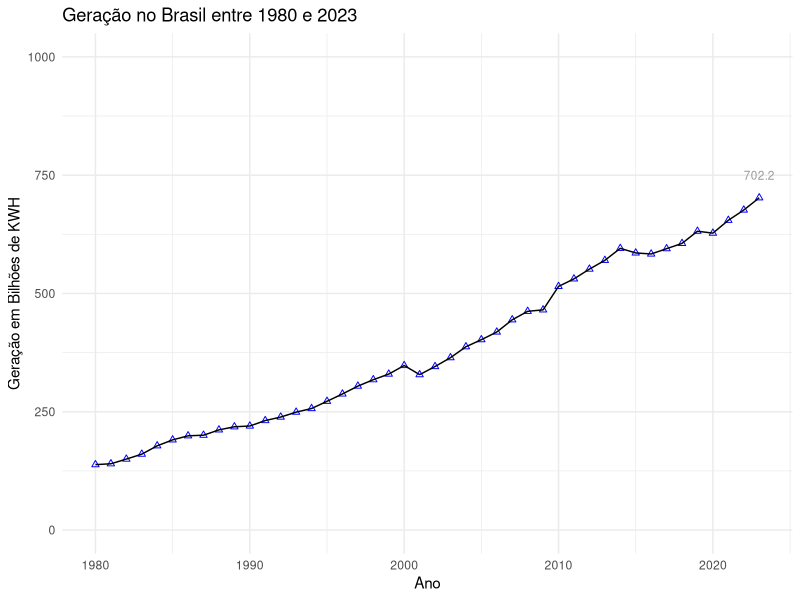
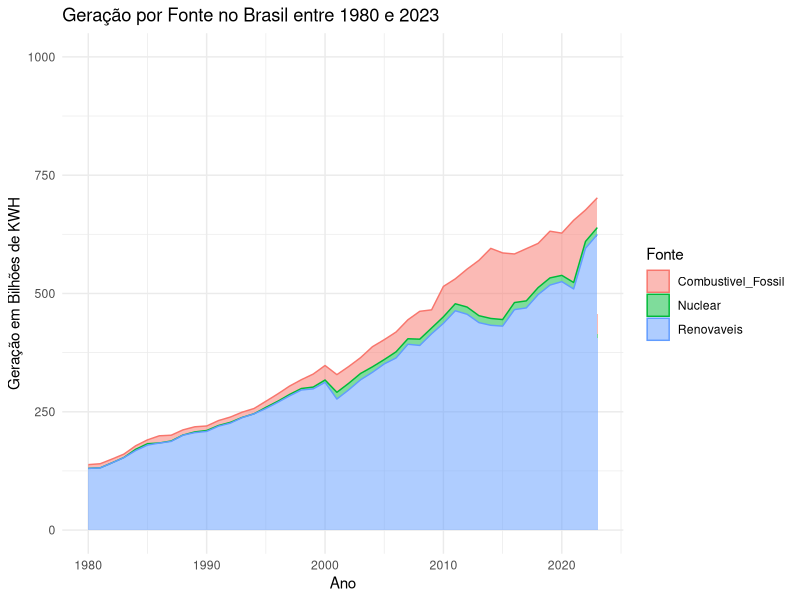
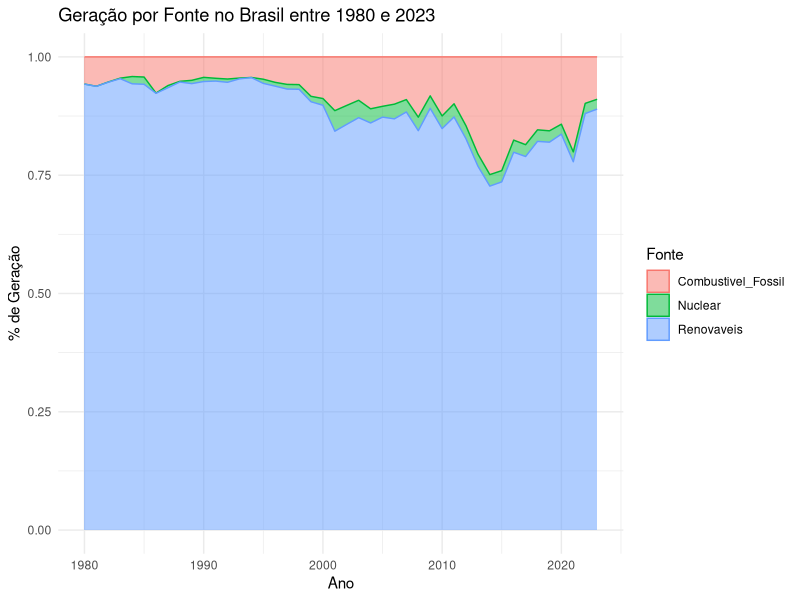
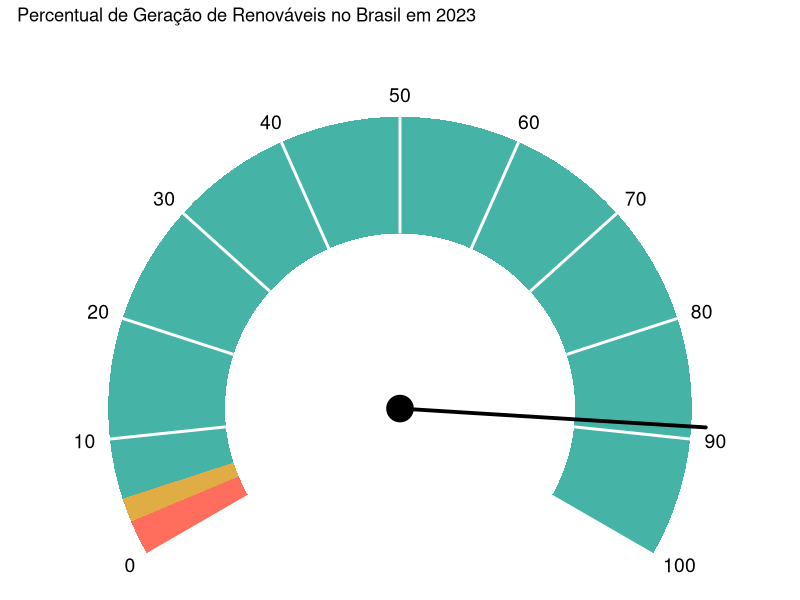
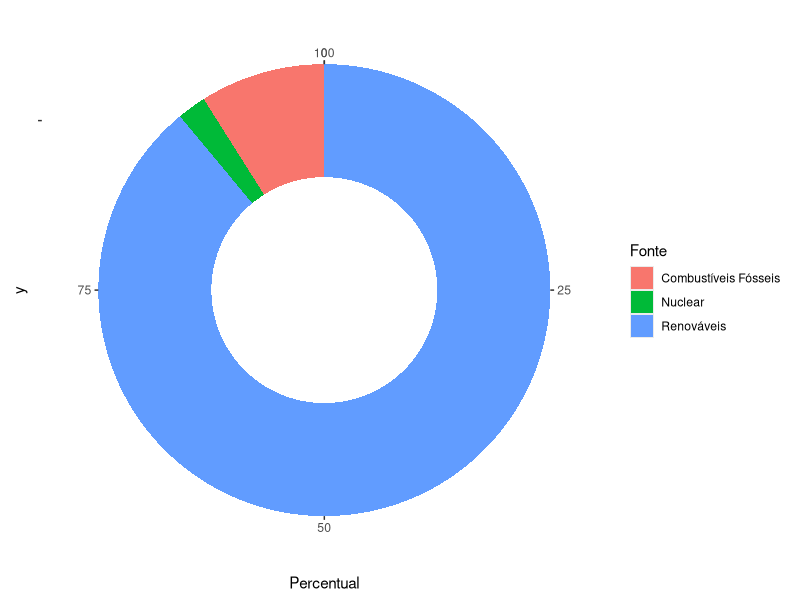

These figures' R source, in order:
## ---- chunk 1
#| label: load-packages
#| message: false
#| context: setup
library(tidyverse)
library(ggplot2)
## ---- chunk 2

data <- readxl::read_excel("data/EIA_29-10-25.xlsx")

data <- data %>% select(-hierarquia)

## ---- chunk 3
#| title: Geração
d_m <- data |> pivot_wider(id_cols="Ano",names_from="tipo", values_from="BkWh")
d_m2 <- d_m |> rename(Geracao=Generation) |> select(Ano, Geracao) 

max_geracao <- round(max(d_m2$Geracao, na.rm = TRUE),2)

p<- d_m2 |>
  ggplot(aes(x=Ano, y=Geracao)) + 
  geom_point(shape=2,color="blue") +
  geom_line() +
  scale_y_continuous(limits = c(0, 1000)) + 
  annotate("text", x = 2023, y = 750, label = as.character(max_geracao), color = "gray60", size = 3) +
  labs(y = "Geração em Bilhões de KWH", x="Ano",
       title = "Geração no Brasil entre 1980 e 2023") +
  theme_minimal()
  
p
## ---- chunk 4
#| title: Distribuição por Fonte
d_m <- data |> pivot_wider(id_cols=c("nivel","Ano"),names_from="tipo", values_from="BkWh")
d_m2 <- d_m |> filter(nivel==2) |>
  rename(Combustivel_Fossil=Fossil_fuels, Renovaveis=Renewables) |> select(Ano, Nuclear, Combustivel_Fossil, Renovaveis) |> pivot_longer(cols=c("Nuclear","Combustivel_Fossil","Renovaveis"), names_to="Fonte", values_to="BkWh")

p<- d_m2 |> 
  ggplot(aes(x=Ano, y=BkWh)) + 
  geom_area(aes(color=Fonte, fill=Fonte), alpha=.5) +
  scale_y_continuous(limits = c(0, 1000)) + 
  labs(x = "Ano", y="Geração em Bilhões de KWH",
       title = "Geração por Fonte no Brasil entre 1980 e 2023") +
  theme_minimal()

p
## ---- chunk 5
#| title: Proporção por Fonte
d_m <- data |> pivot_wider(id_cols=c("nivel","Ano"),names_from="tipo", values_from="BkWh")
d_m2 <- d_m |> filter(nivel==2) |>
  rename(Combustivel_Fossil=Fossil_fuels, Renovaveis=Renewables) |> select(Ano, Nuclear, Combustivel_Fossil, Renovaveis) |> pivot_longer(cols=c("Nuclear","Combustivel_Fossil","Renovaveis"), names_to="Fonte", values_to="BkWh")

p<- d_m2 |> 
  ggplot(aes(x=Ano, y=BkWh)) + 
  geom_area(aes(color=Fonte, fill=Fonte), alpha=.5, position= "fill") +
  labs(x = "Ano", y="% de Geração",
       title = "Geração por Fonte no Brasil entre 1980 e 2023") +
  theme_minimal()

p
## ---- chunk 6
#| title: Indicador de Percentual de Renovavel

# Transformação em percentual anual
d_m <- data |> pivot_wider(id_cols=c("nivel","Ano"),names_from="tipo", values_from="BkWh")
d_m2 <- d_m |> filter(nivel==2) |>
  rename(Combustivel_Fossil=Fossil_fuels, Renovaveis=Renewables) |> select(Ano, Nuclear, Combustivel_Fossil, Renovaveis)
d_m2 <- d_m2 |> mutate(Total= Nuclear + Combustivel_Fossil + Renovaveis) |>
  mutate(Percentual_Renovavel= (Renovaveis/Total)*100, 
         Percentual_Fossil= (Combustivel_Fossil/Total)*100,
         Percentual_Nuclear= (Nuclear/Total)*100) |> select(Ano, Percentual_Renovavel, Percentual_Fossil, Percentual_Nuclear) |> pivot_longer(cols=c("Percentual_Renovavel","Percentual_Fossil","Percentual_Nuclear"), names_to="Fonte", values_to="Percentual")

value <- d_m2 |> filter(Ano==2023 & Fonte=="Percentual_Renovavel") |> pull(Percentual)   # Scale to 0-100

ggplot() +
  # Add gap to bottom
  coord_radial(
    start = 4/3 * pi,  # 240°
    end = 2/3 * pi,    # 120°
    expand = FALSE
  ) +
  # Draw areas
  annotate(
    geom = "rect", 
    xmin = c(-Inf, 3, 5), xmax = c(3, 5, Inf),
    ymin = .6, ymax = 1,
    fill = c("#FF6D5C", "#DFAD43", "#45B4A7")
  ) +
  # Draw ticks
  annotate(
    geom = "segment", 
    x = seq(0,100,10), xend = seq(0,100,10), 
    y = .6, yend = 1,
    linewidth = 1, color = "white"
  ) +
  # Draw needle
  annotate(
    geom = "pointrange", 
    x = value, y = 0,
    ymin = 0, ymax = 1.05,
    size = 2, linewidth = 1.3, lineend = "round"
  ) +
  # This part adds the tick labels (and removes everything else)
  scale_x_continuous(breaks = seq(0,100,10)) +
  labs(title = "Percentual de Geração de Renováveis no Brasil em 2023") +
  theme_void() +
  theme(axis.text.x = element_text(size = 14))
## ---- chunk 7
#| title: Geração por Fonte em 2023

# Transformação em percentual anual
d_m <- data |> pivot_wider(id_cols=c("nivel","Ano"),names_from="tipo", values_from="BkWh")
d_m2 <- d_m |> filter(nivel==2) |>
  rename(Combustivel_Fossil=Fossil_fuels, Renovaveis=Renewables) |> select(Ano, Nuclear, Combustivel_Fossil, Renovaveis)
d_m2 <- d_m2 |> mutate(Total= Nuclear + Combustivel_Fossil + Renovaveis) |>
  mutate(Percentual_Renovavel= (Renovaveis/Total)*100, 
         Percentual_Fossil= (Combustivel_Fossil/Total)*100,
         Percentual_Nuclear= (Nuclear/Total)*100) |> select(Ano, Percentual_Renovavel, Percentual_Fossil, Percentual_Nuclear) |> pivot_longer(cols=c("Percentual_Renovavel","Percentual_Fossil","Percentual_Nuclear"), names_to="Fonte", values_to="Percentual")

d_2023 <- d_m2 |> filter(Ano==2023) |> 
  mutate(Fonte = recode(Fonte,
                        "Percentual_Renovavel" = "Renováveis",
                        "Percentual_Fossil" = "Combustíveis Fósseis",
                        "Percentual_Nuclear" = "Nuclear"))


# Same code as above — just inner.radius is new
ggplot(d_2023, aes(x = Percentual, y = "", fill = Fonte)) +
  geom_col(width = 1) +
  coord_radial(
    expand = FALSE,
    inner.radius = 0.5
  )
